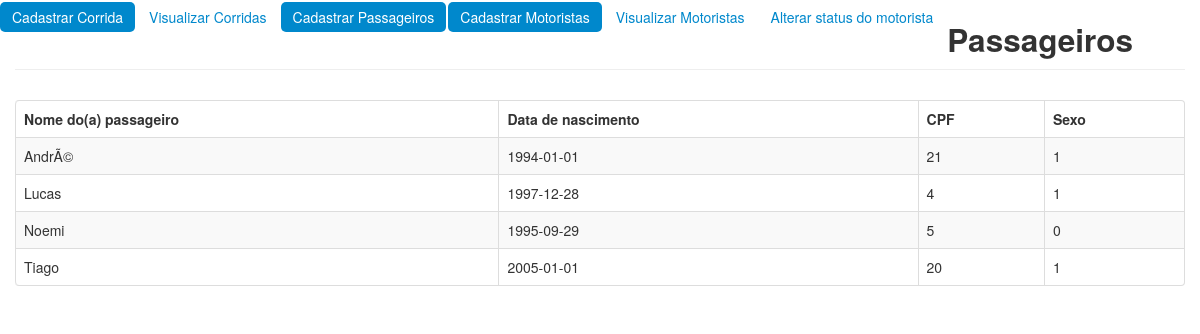
Screenshot of /visualizarpassageiro.php with the database file from the repository.
### tables this page shows
CREATE TABLE `passageiro` (
  `id_passageiro` int(6) NOT NULL,
  `nm_passageiro` varchar(50) NOT NULL,
  `dt_nascimento` date NOT NULL,
  `id_cpf` int(11) NOT NULL,
  `ds_sexo` tinyint(1) NOT NULL
);

### visualizarpassageiro.php (the view, shortened to what this page needs)
<!DOCTYPE html>
<html lang="en">
<head>
	<link rel="stylesheet" href="css/bootstrap.css"/>
	<link rel="stylesheet" href="css/bootstrap-responsive.css"/>
</head>
<body>
	<ul class="nav nav-pills">
  <li role="presentation" class="active"><a href="cadastracorrida.php">Cadastrar Corrida</a></li>
  <li role="presentation"><a href="visualizarcorridas.php">Visualizar Corridas</a></li>
  <li role="presentation" class="active"><a href="cadastrapassageiro.php">Cadastrar Passageiros</a></li>
  <li role="presentation" class="active"><a href="cadastramotorista.php">Cadastrar Motoristas</a></li>
  <li role="presentation"><a href="visualizarmotoristas.php">Visualizar Motoristas</a></li>
  <li role="presentation"><a href="altera_status.php">Alterar status do motorista</a></li>
	<?php
		include("conecxao.php");
		 	$passageiros = "select * from passageiro order by nm_passageiro";
		 	$con=$mysqli->query($passageiros) or die($mysqli->error);
	?>
	<div class="container">
	  <h2 class="page-header">Passageiros</h2>
	  	<div class="table-responsive">
	    	<table class="table table-striped table-bordered table-hover">
	      	<thead>
		      	<tr>
		        <th>Nome do(a) passageiro</th>
		        <th>Data de nascimento</th>
	            <th>CPF</th>
		        <th>Sexo</th>
		      	</tr>
		      	</thead>
		     	<tbody>
			      	<?php while($dado = $con->fetch_array()){ ?>
			        <tr>
			          <td><?php echo $dado["nm_passageiro"]; ?></td>
			          <td><?php echo $dado["dt_nascimento"]; ?></td>
			          <td><?php echo $dado["id_cpf"]; ?></td>
			          <td><?php echo $dado["ds_sexo"]; ?></td>
			        </tr>
			       <?php } ?>
		      	</tbody>
	    	</table>
	  	</div>
	</div>
</body>
</html>

### rows the page displays
passageiro: nm_passageiro "AndrÃ©", dt_nascimento "1994-01-01", id_cpf "21", ds_sexo "1"
passageiro: nm_passageiro "Lucas", dt_nascimento "1997-12-28", id_cpf "4", ds_sexo "1"
passageiro: nm_passageiro "Noemi", dt_nascimento "1995-09-29", id_cpf "5", ds_sexo "0"
passageiro: nm_passageiro "Tiago", dt_nascimento "2005-01-01", id_cpf "20", ds_sexo "1"
